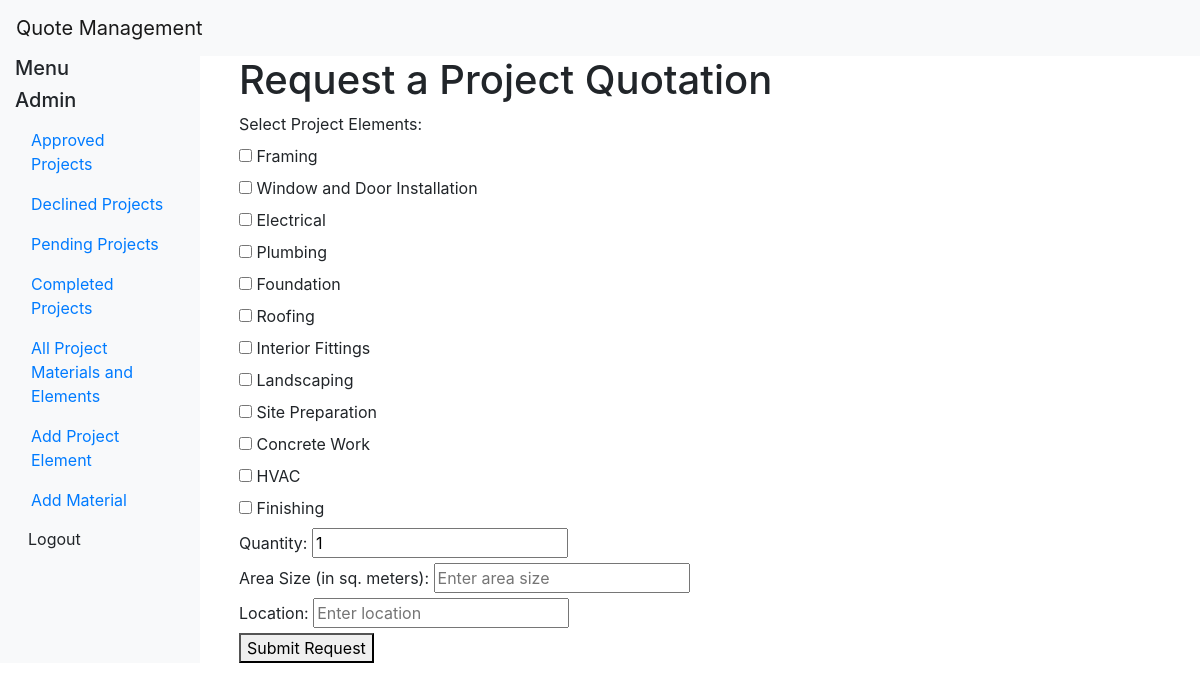
Page /projects/request-quotation/ (signed in) on the earlier database version.
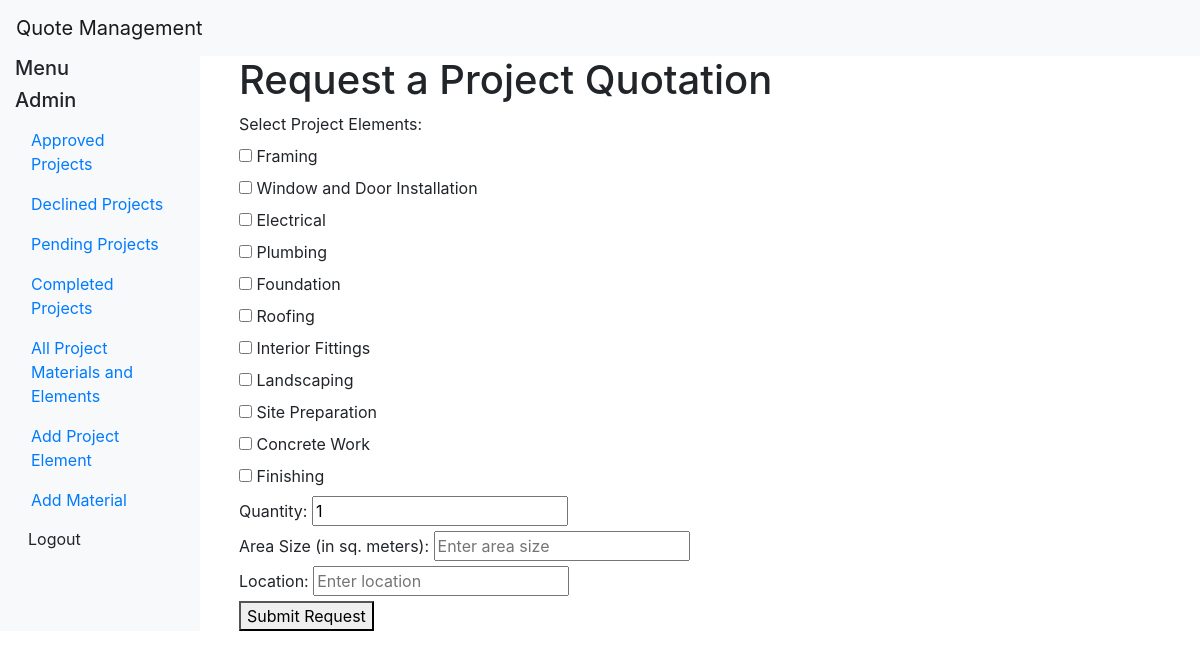
Same page on the later database version.
### projects/models.py (models this page shows, shortened)
class ProjectElement(models.Model):
    name = models.CharField(max_length=200)
    price = models.DecimalField(max_digits=10, decimal_places=2, default=0.00)

### projects/views.py (the view, shortened to what this page needs)
# urls.py: path('request-quotation/', views.quotation_request, name='quotation_request'),
@login_required
def quotation_request(request):
    project_elements = ProjectElement.objects.all()
    return render(request, 'quotation_request.html', {'project_elements': project_elements})

### templates/quotation_request.html (shortened to what this page needs)
{% extends 'base.html' %}
{% block content %}
<h1>Request a Project Quotation</h1>
<form method="post" id="quotation-form">
    <label for="element">Select Project Elements:</label><br>
    {% for project_element in project_elements %}
        <label>
            <input type="checkbox" name="project_element" value="{{ project_element.id }}">
            {{ project_element.name }}
        </label><br>
    {% endfor %}
    <div>
        <label for="quantity">Quantity:</label>
        <input type="number" name="quantity" id="quantity" min="1" value="1" required>
    </div>
    <div>
        <label for="area_size">Area Size (in sq. meters):</label>
        <input type="text" name="area_size" id="area_size" placeholder="Enter area size" required>
    </div>
    <div>
        <label for="location">Location:</label>
        <input type="text" name="location" id="location" placeholder="Enter location" required>
    </div>
    <button type="submit">Submit Request</button>
</form>
{% endblock %}

### templates/base.html (shortened to what this page needs)
<!DOCTYPE html>
<html lang="en">
<head>
    <link href="https://stackpath.bootstrapcdn.com/bootstrap/4.5.2/css/bootstrap.min.css" rel="stylesheet">
</head>
<body>
    <nav class="navbar navbar-expand-lg navbar-light bg-light">
        <a class="navbar-brand" href="{% url 'homepage' %}">Quote Management</a>
    </nav>
    <div class="container-fluid">
        <div class="row">
            {% if user.is_authenticated %}
                <nav class="col-md-2 d-none d-md-block bg-light sidebar">
                    <div class="sidebar-sticky">
                        <h5 class="sidebar-heading">Menu</h5>
                        <ul class="nav flex-column">
                            {% if user.is_superuser %}
                                <h5 class="sidebar-heading">Admin</h5>
                                <li class="nav-item">
                                    <a class="nav-link" href="{% url 'homepage' %}">
                                        Approved Projects
                                    </a>
                                </li>
                                <li class="nav-item">
                                    <a class="nav-link" href="{% url 'homepage' %}">
                                        Declined Projects
                                    </a>
                                </li>
                                <li class="nav-item">
                                    <a class="nav-link" href="{% url 'view_pending_projects' %}">
                                        Pending Projects
                                    </a>
                                </li>
                                <li class="nav-item">
                                    <a class="nav-link" href="{% url 'homepage' %}">
                                        Completed Projects
                                    </a>
                                </li>
                                <li class="nav-item">
                                    <a class="nav-link" href="{% url 'all_project_materials_and_elements' %}">
                                        All Project Materials and Elements
                                    </a>
                                </li>
                                <li class="nav-item">
                                    <a class="nav-link" href="{% url 'add_project_element' %}">
                                        Add Project Element
                                    </a>
                                </li>
                                <li class="nav-item">
                                    <a class="nav-link" href="{% url 'add_material' %}">
                                        Add Material
                                    </a>
                                </li>
                            {% endif %}
                            <li class="nav-item">
                                <form method="post" action="{% url 'logout' %}" class="nav-link p-0">
                                    <button type="submit" class="btn btn-link" style="color: inherit; text-decoration: none;">Logout</button>
                                </form>
                            </li>
                        </ul>
                    </div>
                </nav>
            {% endif %}
            <main role="main" class="col-md-9 ml-sm-auto col-lg-10 px-4">
                <div class="container">
                    {% block content %}{% endblock %}
                </div>
            </main>
        </div>
    </div>
</body>
</html>

Differences in the rows shown:
removed ProjectElement: name "HVAC"
